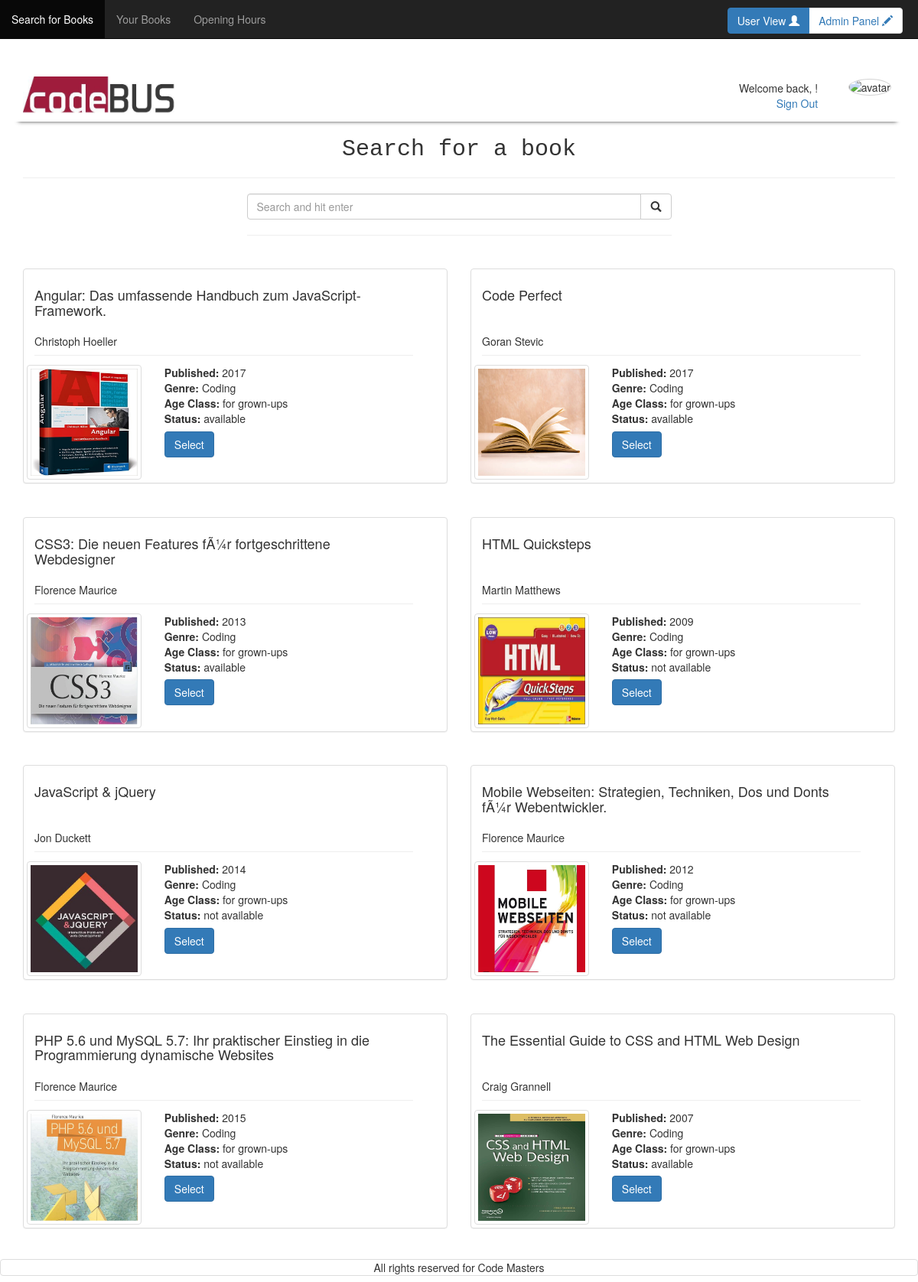
Page /home_user.php (signed in) on the committed database.
### tables this page shows
CREATE TABLE `books` (
  `id` int(11) NOT NULL,
  `title` varchar(100) NOT NULL,
  `FK_authors` int(11) NOT NULL,
  `FK_genres` int(11) NOT NULL,
  `publishing_year` year(4) NOT NULL,
  `available` tinyint(1) NOT NULL DEFAULT '1',
  `FK_libraries` int(11) NOT NULL DEFAULT '1',
  `image` varchar(100) NOT NULL,
  `FK_age_recommendations` int(11) NOT NULL
);

CREATE TABLE `authors` (
  `id` int(11) NOT NULL,
  `first_name` varchar(30) NOT NULL,
  `family_name` varchar(30) NOT NULL
);

CREATE TABLE `genres` (
  `id` int(11) NOT NULL,
  `genre` varchar(30) NOT NULL
);

CREATE TABLE `age_recommendations` (
  `id` int(11) NOT NULL,
  `age` varchar(50) NOT NULL
);

### includes/start_session_user.php (called while the page is built, shortened)
<?php
 require_once 'dbconnect.php';
 $res=mysqli_query($con, "SELECT title.name AS title, first_name, last_name, iban, user.id AS user_id, avatar.location AS avatar, avatar.id AS avatar_id FROM user JOIN avatar ON user.avatar_id=avatar.id JOIN payment ON user.id = payment.user_id JOIN title ON user.title_id=title.id WHERE user.id=".$_SESSION['user']);
	 $userRow=mysqli_fetch_array($res);
	 $user_avatar = $userRow['avatar'];
?>

### includes/while_loop_home_user.php (the view)
<?php
	while($bookRow=mysql_fetch_array($res_book)){
		$title = $bookRow['title'];
		$author_first_name = $bookRow['first_name'];
		$author_family_name = $bookRow['family_name'];
		$image = $bookRow['image'];
		$published = $bookRow['publishing_year'];
		$genre = $bookRow['genre'];
		$age = $bookRow['age'];
		$availability = $bookRow['available'];
		$book_id = $bookRow['books_id'];
		if ($availability == 1){
			$available = "available";
		} else {
			$available = "not available";
		}
		echo 	'<div class="col-xs-12 col-md-6 margin-top">
	  			<form method="post" action="selected_book.php?book_id='.$book_id.'" class="wrapper book_form panel panel-default card ">
					<div class="row max-width">
						<div class=" col-xs-12">
							<div class="book_header">
							    <h4 class="card-title">'.$title.'</h4>
					      	</div>
					      	<div class="book_header_author"
						      	<p class="card-text">'.$author_first_name.' '.$author_family_name.'</p>
						      	<hr>
					      	</div>
				      	</div>
						<figure class="col-xs-4 book_image">
						    <img src="'.$image.'"  alt="'.$title.'" class="img-responsive img-thumbnail">
						  </figure>
						  <div class="col-xs-8">
						    <div class="card-block">
						      <div class="content">
							      <ul class="list-unstyled">
							      <li><b>Published:</b> '.$published.'</li>
							      <li><b>Genre:</b> '.$genre.'</li>
							      <li><b>Age Class:</b> '.$age.'</li>
							      <li><b>Status:</b> '.$available.'</li>
							      <li class="margin-top"><input type="submit" class="btn btn-primary" value="Select" id="btn-Select" name="btn-Select"></li>
							      </ul>
						      </div>
						    </div>
						  </div>
						</div
					</div>
				</form>
			</div>
		';
	}
?>

### home_user.php (shortened to what this page needs)
<?php
require_once('includes/start_session_user.php');
?>
<!DOCTYPE html>
<html>
<head>
	<?php
require_once('includes/head_tag.php');
	?>
</head>
<body>
<div id="wrap">
  <div id="main" class="container clear-top">
	<div class="navbar navbar-inverse navbar-fixed-top">
	    <div class="collapse navbar-collapse">
	      <ul class="nav navbar-nav">
	        <li class="active"><a href="home_user.php">Search for Books</a></li>
			<li class=""><a href="your_books.php">Your Books</a></li>
			<li class=""><a href="opening_hours.php">Opening Hours</a></li>
	      </ul>
	    </div>
			        	<?php
require_once('includes/switch_user_view.php');
		?>
	  </div>
		<?php
require_once('includes/header.php');
		?>
	<section class="row">
		<div class="col-xs-12">
			<h2 class="brandfont text-center">Search for a book</h2>
			<hr>
		</div>
		<?php
require_once('includes/search_bar.php');
		?>
		<div class="col-xs-12">
			<div class="row">
			<?php
				if ( isset($_GET['btn-search']) ){
require_once('includes/process_search_query.php');
					$res_library=mysql_query("SELECT * FROM libraries");
					$row_library=mysql_fetch_array($res_library);
					$telephone = $row_library['telephone'];
require_once('includes/count_search_result.php');
require_once('includes/while_loop_home_user.php');
				} else {
					$res_book=mysql_query("SELECT
					title, first_name, family_name, image, publishing_year, genre, age, available, books.id as books_id, authors.id as authors_id
					FROM books
					JOIN authors ON books.FK_authors=authors.id
					JOIN genres ON books.FK_genres=genres.id
					JOIN age_recommendations ON books.FK_age_recommendations=age_recommendations.id
					JOIN libraries ON books.FK_libraries=libraries.id
					GROUP BY books_id
					ORDER BY title ASC");
require_once('includes/while_loop_home_user.php');
  				}
			?>
			</div>
		</div>
	</section>
  </div>
</div>
	<?php
require_once('includes/footer.php');
	?>
</body>
</html>

### includes/head_tag.php (shortened to what this page needs)
<link rel="stylesheet" href="https://maxcdn.bootstrapcdn.com/bootstrap/3.3.7/css/bootstrap.min.css">
<link rel="stylesheet" type="text/css" href="css/style.css">

### includes/switch_user_view.php
<?php
	if( isset($_SESSION['admin']) ) {
		echo 	'<span class="text-right reduce-bottom-margin pull-right reduce_top_margin" aria-label="Page navigation">
						<ul class="pagination">
					    <li class="active">
					      <a href="home_user.php" aria-label="User View">
					        <span aria-hidden="true">User View <i class="glyphicon glyphicon-user"></i></span>
					      </a>
					    </li>
					    <li class="">
					      <a href="home_admin.php" aria-label="Admin Panel">
					        <span aria-hidden="true">Admin Panel <i class="glyphicon glyphicon-pencil"></i></span>
					      </a>
					    </li>
						</ul>
				</span>';
	}
?>

### includes/header.php
<header class="row shadow header_margin">
		<div class="col-xs-12 col-sm-6">
			<span><img id="logo" src="pictures/logo.png" alt="logo"></span>
		</div>
		<div class="col-xs-12 col-sm-6">
			<div class="padding">
				<div class="row header_right text-right">
					<?php
						echo'<div class="col-xs-10">
								Welcome back, '.$user_title.' '. $user_last_name.'!<br>
			       				<a href="logout.php?logout">Sign Out</a>
			       			</div>
			       			<div class="col-xs-2 pull-right">
			       			<img class="img-circle show_avatar border" src="'.$user_avatar.'" alt="avatar">
			       			</div>';
			       	?>
		    	</div>
	    	</div>
		</div>
</header>

### includes/search_bar.php
<form class="col-md-6 col-md-offset-3 col-xs-10 col-xs-offset-1" role="search" method="get">
	<div class="input-group">
		<input type="search" class="form-control" name="search" placeholder="Search and hit enter">
		<div class="input-group-btn">
    		<button class="btn btn-default" name="btn-search" id="btn-search" type="submit"><i class="glyphicon glyphicon-search"></i></button>
		</div>
	</div>
	<hr>
</form>

### includes/footer.php
<footer class=" margin-top footer ">
    <div class="text-center shadow panel panel-default">
        All rights reserved for Code Masters
    </div>
</footer>

### css/style.css (style rules this page uses)
#logo { width: 200px; float: left; }
.margin-top { margin-top: 2%; }
.reduce-bottom-margin { margin-bottom: -4%; }
.show_avatar { height: 50px; width: 50px; margin-top: -7px; border: 0.5px solid lightgrey; }
.nav { margin-bottom: 0; }
.brandfont { font-family: 'Share Tech Mono', monospace; }
.shadow { -webkit-box-shadow: -2px 11px 5px -11px rgba(0,0,0,0.75); -moz-box-shadow: -2px 11px 5px -11px rgba(0,0,0,0.75); box-shadow: -2px 11px 5px -11px rgba(0,0,0,0.75); }
.padding { padding: 5px; }

### includes/head_tag.php (style rules this page uses)
html, body { height: 100%; }
#wrap { min-height: 100%; }
#main { overflow:auto; padding-bottom:50px; }
.footer { position: relative; margin-top: -50px; height: 50px; clear:both; padding-top:20px; }
@media (min-width:500px) { .book_image { height: 120px; width: 33%; display: flex; align-items: right; } }
@media (min-width:600px) { .book_image { height: 150px; width: 33%; display: flex; align-items: right; } }
@media (min-width:700px) { .book_image { height: 200px; width: 33%; display: flex; align-items: right; } }
@media (min-width:768px) { .book_image { height: 190px; width: 33%; display: flex; align-items: right; } }
@media (min-width:992px) { .book_image { height: 110px; width: 33%; display: flex; align-items: center; } }
@media (min-width:1200px) { .book_image { height: 150px; width: 33%; display: flex; align-items: right; } }
.reduce_top_margin { top:-10px; right:20px; position: absolute; }
.header_margin { margin-top: 100px; }
.book_image img { height: 100%; width: 100%; }
.book_form { display: flex; align-items: center; margin-left: auto; margin-right: auto; }
.book_form hr { margin-top: -2px; margin-bottom: 2px; }
.book_header { width: 100%; padding: 10px; height: 70px; }
.book_header_author { width: 100%; padding: 10px; }
.max-width { width: 100%; }
.wrapper { padding:4px; }

### rows in the picture
books: title "Angular: Das umfassende Handbuch zum JavaScript-Framework.", FK_authors.first_name "Christoph", FK_authors.family_name "Hoeller", image (picture), publishing_year "2017", FK_genres.genre "Coding", FK_age_recommendations.age "for grown-ups", available "available"
books: title "Code Perfect", FK_authors.first_name "Goran", FK_authors.family_name "Stevic", image (placeholder picture), publishing_year "2017", FK_genres.genre "Coding", FK_age_recommendations.age "for grown-ups", available "available"
books: title "CSS3: Die neuen Features fÃ¼r fortgeschrittene Webdesigner", FK_authors.first_name "Florence", FK_authors.family_name "Maurice", image (picture), publishing_year "2013", FK_genres.genre "Coding", FK_age_recommendations.age "for grown-ups", available "available"
books: title "HTML Quicksteps", FK_authors.first_name "Martin", FK_authors.family_name "Matthews", image (picture), publishing_year "2009", FK_genres.genre "Coding", FK_age_recommendations.age "for grown-ups", available "not available"
books: title "JavaScript & jQuery", FK_authors.first_name "Jon", FK_authors.family_name "Duckett", image (picture), publishing_year "2014", FK_genres.genre "Coding", FK_age_recommendations.age "for grown-ups", available "not available"
books: title "Mobile Webseiten: Strategien, Techniken, Dos und Donts fÃ¼r Webentwickler.", FK_authors.first_name "Florence", FK_authors.family_name "Maurice", image (picture), publishing_year "2012", FK_genres.genre "Coding", FK_age_recommendations.age "for grown-ups", available "not available"
books: title "PHP 5.6 und MySQL 5.7: Ihr praktischer Einstieg in die Programmierung dynamische Websites", FK_authors.first_name "Florence", FK_authors.family_name "Maurice", image (picture), publishing_year "2015", FK_genres.genre "Coding", FK_age_recommendations.age "for grown-ups", available "not available"
books: title "The Essential Guide to CSS and HTML Web Design", FK_authors.first_name "Craig", FK_authors.family_name "Grannell", image (picture), publishing_year "2007", FK_genres.genre "Coding", FK_age_recommendations.age "for grown-ups", available "available"
